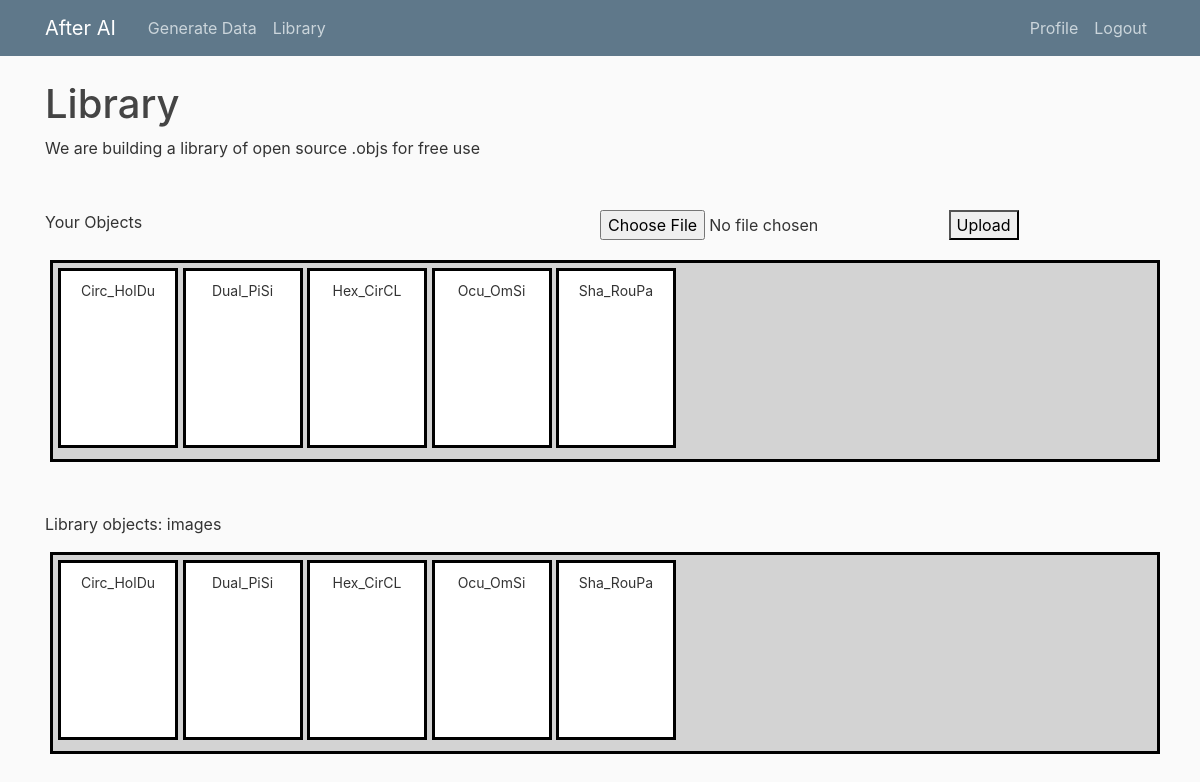
The app's page /library/ (signed in) with its own data.
### users/models.py (models this page shows)
class Obj(models.Model):
    name = models.CharField(max_length=100, default='New Obj')
    user = models.ForeignKey(User, on_delete=models.PROTECT)
    extension = models.CharField(max_length=20, default='obj')
    model_file_size = models.IntegerField(default=0)
    model_vertices = models.IntegerField(default=0)
    model_height = models.IntegerField(default=0)
    model_width = models.IntegerField(default=0)
    model_depth = models.IntegerField(default=0)
    view_profile = models.ImageField(upload_to='objs')
    blob_str = models.CharField(max_length=100, default='')
    tags = models.TextField(default='[]')    # list of tags
    view_ym = models.CharField(max_length=240, default='')
    view_yp = models.CharField(max_length=240, default='')
    view_xp = models.CharField(max_length=240, default='')
    view_xm = models.CharField(max_length=240, default='')
    view_zp = models.CharField(max_length=240, default='')
    view_zm = models.CharField(max_length=240, default='')

### datagen/views.py (the view, shortened to what this page needs)
# urls.py: path('library/', datagen_views.library, name='library'),
def library(request):
    context = dict()
    con_str='DefaultEndpointsProtocol=https;AccountName=afteraisub1storage;AccountKey=pmabm0K12K0TGF2DiHvLd8Z0hg+/EA3UEs/eAd2KXE1Txj9s/VDxNowVQdixuv1RK83qeY97UlXH+AStJtJ6Iw==;EndpointSuffix=core.windows.net'
    container_name = "0-library"
    context['user_objs'] = Obj.objects.filter(user_id=request.user.id)    # user=request.user
    context['lib_objs'] = Obj.objects.filter(user_id=1)
    return render(request, 'datagen/library.html', context)

### datagen/templates/datagen/library.html (shortened to what this page needs)
{% extends "datagen/base.html" %}
{% load crispy_forms_tags %}
{% block content %}
<head>
</head>
<body>
    <h1>Library</h1>
    <a>We are building a library of open source .objs for free use</a>
    {% if user.is_authenticated %}
        <div style="width:100%">
            <p class="top-bar-left">Your Objects</p>
            <form method="post" enctype="multipart/form-data" class="top-bar-right">
                <input type="file" name="obj_file">
                <button type="submit">Upload</button>
            </form>
        </div>
        <div class="obj-card-holder">
            {% for user_obj in user_objs %}
            <div class="obj-card";>
                <p class="obj-card-text">{{ user_obj.name }}</p>
            </div>
            {% endfor %}
        </div>
    {% else %}
        <p>Log in to view your objects</p>
    {% endif %}
    <div>
        <p style="margin-top: 12px;">Library objects: {{ no_images }} images</p>
    </div>
    <div class="obj-card-holder">
        {% for lib_obj in lib_objs %}
            <div class="obj-card";>
                <p class="obj-card-text">{{ lib_obj.name }}</p>
            </div>
        {% endfor %}
    </div>
</body>
{% endblock content %}

### datagen/static/datagen/main.css (style rules this page uses)
body { background: #fafafa; color: #333333; margin-top: 5rem; }
h1, h2, h3, h4, h5, h6 { color: #444444; }

### datagen/templates/datagen/library.html (style rules this page uses)
.obj-card-holder { position: relative; border: 3px solid black; width: 100%; block-size: fit-content; margin: 5px; padding: 5px; background-color: lightgray; }
.obj-card { border: 3px solid black; width: 120px; height: 180px; display: inline-block; overflow: hidden; padding: 4px; background-color: white; position: relative; }
.obj-card-text { word-wrap: break-word; width: 90%; height: 90%; text-align: center; font-size: 14px; margin: 5%; }
.top-bar-left { float: left; width: 50%; height: 36px; }
.top-bar-right { float: right; width: 50%; height: 36px; }

### records on screen
Obj: name "Circ_HolDu"
Obj: name "Dual_PiSi"
Obj: name "Hex_CirCL"
Obj: name "Ocu_OmSi"
Obj: name "Sha_RouPa"
